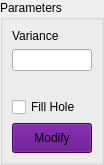
                 <widget class="QFrame" name="extraRightBox">
                  <property name="minimumSize">
                   <size>
                    <width>0</width>
                    <height>0</height>
                   </size>
                  </property>
                  <property name="maximumSize">
                   <size>
                    <width>0</width>
                    <height>16777215</height>
                   </size>
                  </property>
                  <property name="frameShape">
                   <enum>QFrame::NoFrame</enum>
                  </property>
                  <property name="frameShadow">
                   <enum>QFrame::Raised</enum>
                  </property>
                  <layout class="QVBoxLayout" name="verticalLayout_7">
                   <property name="spacing">
                    <number>0</number>
                   </property>
                   <property name="leftMargin">
                    <number>0</number>
                   </property>
                   <property name="topMargin">
                    <number>0</number>
                   </property>
                   <property name="rightMargin">
                    <number>0</number>
                   </property>
                   <property name="bottomMargin">
                    <number>0</number>
                   </property>
                   <item>
                    <widget class="QFrame" name="themeSettingsTopDetail">
                     <property name="maximumSize">
                      <size>
                       <width>16777215</width>
                       <height>3</height>
                      </size>
                     </property>
                     <property name="frameShape">
                      <enum>QFrame::NoFrame</enum>
                     </property>
                     <property name="frameShadow">
                      <enum>QFrame::Raised</enum>
                     </property>
                    </widget>
                   </item>
                   <item>
                    <widget class="QFrame" name="contentSettings">
                     <property name="layoutDirection">
                      <enum>Qt::LeftToRight</enum>
                     </property>
                     <property name="frameShape">
                      <enum>QFrame::NoFrame</enum>
                     </property>
                     <property name="frameShadow">
                      <enum>QFrame::Raised</enum>
                     </property>
                     <layout class="QVBoxLayout" name="verticalLayout_13">
                      <property name="spacing">
                       <number>0</number>
                      </property>
                      <property name="leftMargin">
                       <number>0</number>
                      </property>
                      <property name="topMargin">
                       <number>0</number>
                      </property>
                      <property name="rightMargin">
                       <number>0</number>
                      </property>
                      <property name="bottomMargin">
                       <number>0</number>
                      </property>
                      <item>
                       <widget class="QGroupBox" name="groupBox">
                        <property name="minimumSize">
                         <size>
                          <width>0</width>
                          <height>0</height>
                         </size>
                        </property>
                        <property name="maximumSize">
                         <size>
                          <width>16777215</width>
                          <height>170</height>
                         </size>
                        </property>
                        <property name="title">
                         <string>Parameters</string>
                        </property>
                        <layout class="QGridLayout" name="gridLayout">
                         <item row="0" column="0">
                          <layout class="QGridLayout" name="gridLayout_5">
                           <item row="0" column="0" alignment="Qt::AlignTop">
                            <widget class="QLabel" name="label">
                             <property name="text">
                              <string>Variance</string>
                             </property>
                            </widget>
                           </item>
                           <item row="3" column="0">
                            <widget class="QCheckBox" name="cbFillHole">
                             <property name="text">
                              <string>Fill Hole</string>
                             </property>
                             <property name="checkable">
                              <bool>false</bool>
                             </property>
                             <property name="tristate">
                              <bool>false</bool>
                             </property>
                            </widget>
                           </item>
                           <item row="1" column="0">
                            <widget class="QLineEdit" name="leVariance">
                             <property name="minimumSize">
                              <size>
                               <width>0</width>
                               <height>20</height>
                              </size>
                             </property>
                             <property name="maximumSize">
                              <size>
                               <width>16777215</width>
                               <height>25</height>
                              </size>
                             </property>
                             <property name="readOnly">
                              <bool>true</bool>
                             </property>
                            </widget>
                           </item>
                           <item row="2" column="0">
                            <spacer name="horizontalSpacer_2">
                             <property name="orientation">
                              <enum>Qt::Horizontal</enum>
                             </property>
                             <property name="sizeHint" stdset="0">
                              <size>
                               <width>40</width>
                               <height>20</height>
                              </size>
                             </property>
                            </spacer>
                           </item>
                          </layout>
                         </item>
                         <item row="1" column="0">
                          <widget class="QPushButton" name="btnSaveParams">
                           <property name="minimumSize">
                            <size>
                             <width>0</width>
                             <height>30</height>
                            </size>
                           </property>
                           <property name="layoutDirection">
                            <enum>Qt::LeftToRight</enum>
                           </property>
                           <property name="styleSheet">
                            <string notr="true">background-color:rgb(85, 0, 127);</string>
                           </property>
                           <property name="text">
                            <string>Modify</string>
                           </property>
                           <property name="icon">
                            <iconset resource="resources.qrc">
                             <normaloff>:/icons/images/icons/cil-pencil.png</normaloff>:/icons/images/icons/cil-pencil.png</iconset>
                           </property>
                          </widget>
                         </item>
                        </layout>
                       </widget>
                      </item>
                      <item alignment="Qt::AlignTop">
                       <widget class="QFrame" name="topMenus">
                        <property name="frameShape">
                         <enum>QFrame::NoFrame</enum>
                        </property>
                        <property name="frameShadow">
                         <enum>QFrame::Raised</enum>
                        </property>
                        <layout class="QVBoxLayout" name="verticalLayout_14">
                         <property name="spacing">
                          <number>0</number>
                         </property>
                         <property name="leftMargin">
                          <number>0</number>
                         </property>
                         <property name="topMargin">
                          <number>0</number>
                         </property>
                         <property name="rightMargin">
                          <number>0</number>
                         </property>
                         <property name="bottomMargin">
                          <number>0</number>
                         </property>
                        </layout>
                       </widget>
                      </item>
                     </layout>
                    </widget>
                   </item>
                  </layout>
                 </widget>
